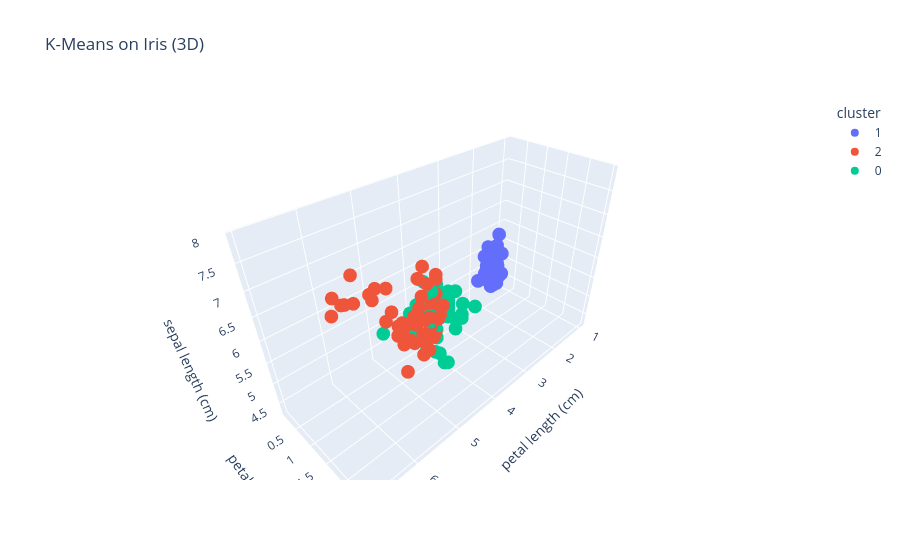

The cell this chart's notebook holds for it:
### Code cell
import pandas as pd, plotly.express as px
from sklearn.datasets import load_iris
from sklearn.cluster import KMeans
from sklearn.preprocessing import StandardScaler

iris = load_iris()
df = pd.DataFrame(iris.data, columns=iris.feature_names)

X = StandardScaler().fit_transform(df)
df['cluster'] = KMeans(n_clusters=3, random_state=42, n_init=10).fit_predict(X).astype(str)

px.scatter_3d(df, x='petal length (cm)', y='petal width (cm)',
              z='sepal length (cm)', color='cluster',
              title='K-Means on Iris (3D)').show()

### Figure 1 — Plotly figure (JSON) as saved in the notebook; plotly's stock layout.template omitted (floating-point values rounded to 4 significant figures)
{"data": [{"hovertemplate": "cluster=1<br>petal length (cm)=%{x}<br>petal width (cm)=%{y}<br>sepal length (cm)=%{z}<extra></extra>", "legendgroup": "1", "marker": {"color": "#636efa", "symbol": "circle"}, "mode": "markers", "name": "1", "scene": "scene", "showlegend": true, "type": "scatter3d", "x": [1.4, 1.4, 1.3, 1.5, 1.4, 1.7, 1.4, 1.5, 1.4, 1.5, 1.5, 1.6, 1.4, 1.1, 1.2, 1.5, 1.3, 1.4, 1.7, 1.5, 1.7, 1.5, 1.0, 1.7, 1.9, 1.6, 1.6, 1.5, 1.4, 1.6, 1.6, 1.5, 1.5, 1.4, 1.5, 1.2, 1.3, 1.4, 1.3, 1.5, 1.3, 1.3, 1.3, 1.6, 1.9, 1.4, 1.6, 1.4, 1.5, 1.4], "y": [0.2, 0.2, 0.2, 0.2, 0.2, 0.4, 0.3, 0.2, 0.2, 0.1, 0.2, 0.2, 0.1, 0.1, 0.2, 0.4, 0.4, 0.3, 0.3, 0.3, 0.2, 0.4, 0.2, 0.5, 0.2, 0.2, 0.4, 0.2, 0.2, 0.2, 0.2, 0.4, 0.1, 0.2, 0.2, 0.2, 0.2, 0.1, 0.2, 0.2, 0.3, 0.3, 0.2, 0.6, 0.4, 0.3, 0.2, 0.2, 0.2, 0.2], "z": [5.1, 4.9, 4.7, 4.6, 5.0, 5.4, 4.6, 5.0, 4.4, 4.9, 5.4, 4.8, 4.8, 4.3, 5.8, 5.7, 5.4, 5.1, 5.7, 5.1, 5.4, 5.1, 4.6, 5.1, 4.8, 5.0, 5.0, 5.2, 5.2, 4.7, 4.8, 5.4, 5.2, 5.5, 4.9, 5.0, 5.5, 4.9, 4.4, 5.1, 5.0, 4.5, 4.4, 5.0, 5.1, 4.8, 5.1, 4.6, 5.3, 5.0]}, {"hovertemplate": "cluster=2<br>petal length (cm)=%{x}<br>petal width (cm)=%{y}<br>sepal length (cm)=%{z}<extra></extra>", "legendgroup": "2", "marker": {"color": "#EF553B", "symbol": "circle"}, "mode": "markers", "name": "2", "scene": "scene", "showlegend": true, "type": "scatter3d", "x": [4.7, 4.5, 4.9, 4.7, 4.4, 4.8, 4.4, 4.8, 5.0, 4.5, 4.7, 6.0, 5.9, 5.6, 5.8, 6.6, 6.3, 5.8, 6.1, 5.1, 5.3, 5.5, 5.3, 5.5, 6.7, 6.9, 5.7, 6.7, 5.7, 6.0, 4.9, 5.6, 5.8, 6.1, 6.4, 5.6, 6.1, 5.6, 5.5, 5.4, 5.6, 5.1, 5.9, 5.7, 5.2, 5.2, 5.4], "y": [1.4, 1.5, 1.5, 1.6, 1.4, 1.8, 1.4, 1.4, 1.7, 1.6, 1.5, 2.5, 2.1, 1.8, 2.2, 2.1, 1.8, 1.8, 2.5, 2.0, 1.9, 2.1, 2.3, 1.8, 2.2, 2.3, 2.3, 2.0, 2.1, 1.8, 1.8, 2.1, 1.6, 1.9, 2.0, 2.2, 2.3, 2.4, 1.8, 2.1, 2.4, 2.3, 2.3, 2.5, 2.3, 2.0, 2.3], "z": [7.0, 6.4, 6.9, 6.3, 6.7, 5.9, 6.6, 6.8, 6.7, 6.0, 6.7, 6.3, 7.1, 6.3, 6.5, 7.6, 7.3, 6.7, 7.2, 6.5, 6.4, 6.8, 6.4, 6.5, 7.7, 7.7, 6.9, 7.7, 6.7, 7.2, 6.1, 6.4, 7.2, 7.4, 7.9, 6.4, 7.7, 6.3, 6.4, 6.9, 6.7, 6.9, 6.8, 6.7, 6.7, 6.5, 6.2]}, {"hovertemplate": "cluster=0<br>petal length (cm)=%{x}<br>petal width (cm)=%{y}<br>sepal length (cm)=%{z}<extra></extra>", "legendgroup": "0", "marker": {"color": "#00cc96", "symbol": "circle"}, "mode": "markers", "name": "0", "scene": "scene", "showlegend": true, "type": "scatter3d", "x": [4.0, 4.6, 4.5, 3.3, 4.6, 3.9, 3.5, 4.2, 4.0, 4.7, 3.6, 4.5, 4.1, 4.5, 3.9, 4.0, 4.9, 4.7, 4.3, 4.5, 3.5, 3.8, 3.7, 3.9, 5.1, 4.5, 4.4, 4.1, 4.0, 4.4, 4.6, 4.0, 3.3, 4.2, 4.2, 4.2, 4.3, 3.0, 4.1, 5.1, 4.5, 5.0, 5.1, 5.0, 4.9, 4.9, 4.8, 5.1, 5.6, 4.8, 5.1, 5.0, 5.1], "y": [1.3, 1.5, 1.3, 1.0, 1.3, 1.4, 1.0, 1.5, 1.0, 1.4, 1.3, 1.5, 1.0, 1.5, 1.1, 1.3, 1.5, 1.2, 1.3, 1.5, 1.0, 1.1, 1.0, 1.2, 1.6, 1.5, 1.3, 1.3, 1.3, 1.2, 1.4, 1.2, 1.0, 1.3, 1.2, 1.3, 1.3, 1.1, 1.3, 1.9, 1.7, 2.0, 2.4, 1.5, 2.0, 1.8, 1.8, 1.5, 1.4, 1.8, 1.9, 1.9, 1.8], "z": [5.5, 6.5, 5.7, 4.9, 6.6, 5.2, 5.0, 5.9, 6.0, 6.1, 5.6, 5.6, 5.8, 6.2, 5.6, 6.1, 6.3, 6.1, 6.4, 6.0, 5.7, 5.5, 5.5, 5.8, 6.0, 5.4, 6.3, 5.6, 5.5, 5.5, 6.1, 5.8, 5.0, 5.6, 5.7, 5.7, 6.2, 5.1, 5.7, 5.8, 4.9, 5.7, 5.8, 6.0, 5.6, 6.3, 6.2, 6.3, 6.1, 6.0, 5.8, 6.3, 5.9]}], "layout": {"legend": {"title": {"text": "cluster"}, "tracegroupgap": 0}, "scene": {"domain": {"x": [0, 1], "y": [0, 1]}, "xaxis": {"title": {"text": "petal length (cm)"}}, "yaxis": {"title": {"text": "petal width (cm)"}}, "zaxis": {"title": {"text": "sepal length (cm)"}}}, "title": {"text": "K-Means on Iris (3D)"}}}
